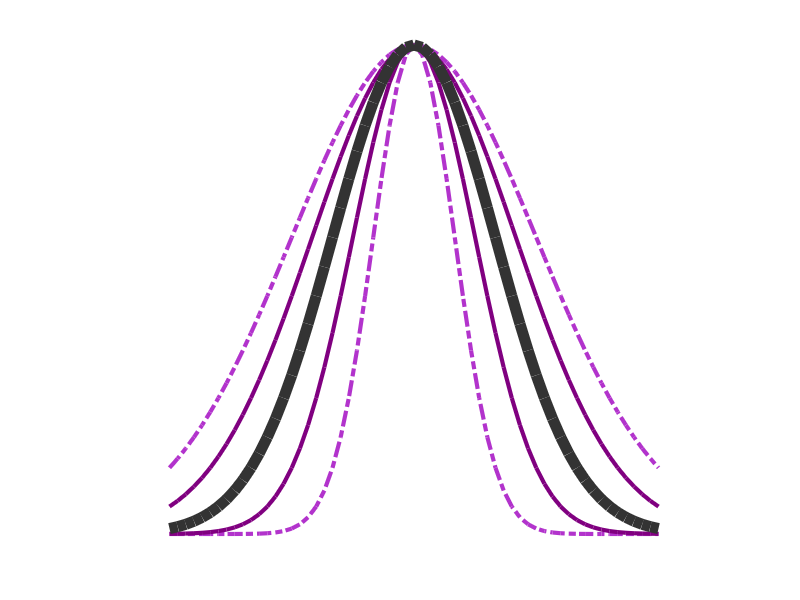
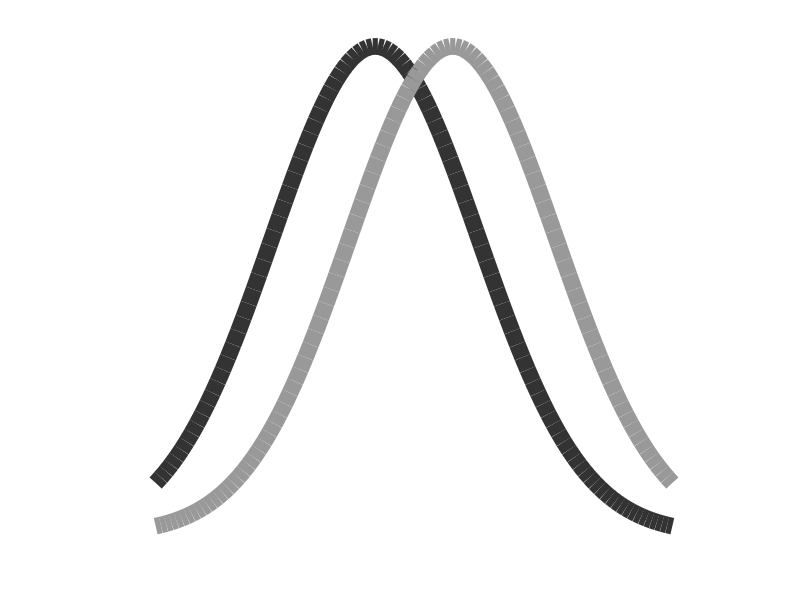

The MATLAB source for these figures, in order:
figure('Color','white')
x = [-3:.1:3];
hold on
y = normpdf(x,0,.5);
plot(x,y./max(y),'-.','color',[.7 .2 .8],'LineWidth',3)
y = normpdf(x,0,.75);
plot(x,y./max(y),'-','color',[.5 0 .5],'LineWidth',3)
y = normpdf(x,0,1.25);
plot(x,y./max(y),'-','color',[.5 0 .5],'LineWidth',3)
y = normpdf(x,0,1.5);
plot(x,y./max(y),'-.','color',[.7 .2 .8],'LineWidth',3)
y = normpdf(x,0,1);
plot(x,y./max(y),'-','color',[.2 .2 .2],'LineWidth',8); 
set(gca,'visible','off')
axis square


figure('Color','white')
x = [-5:.1:5];
hold on
y = normpdf(x,-.75,2);
plot(x,y,'-','color',[.2 .2 .2],'LineWidth',12); 
y = normpdf(x,.75,2);
plot(x,y,'-','color',[.6 .6 .6],'LineWidth',12); 

set(gca,'visible','off')
% axis square
